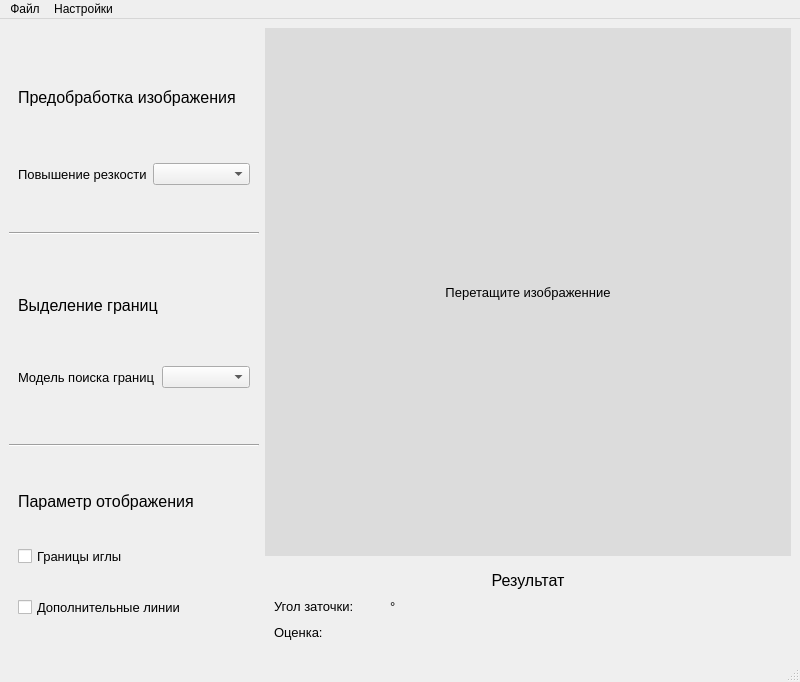
<?xml version="1.0" encoding="UTF-8"?>
<ui version="4.0">
 <class>MainWindow</class>
 <widget class="QMainWindow" name="MainWindow">
  <property name="geometry">
   <rect>
    <x>0</x>
    <y>0</y>
    <width>800</width>
    <height>682</height>
   </rect>
  </property>
  <property name="windowTitle">
   <string>Детекция иглы</string>
  </property>
  <widget class="QWidget" name="centralwidget">
   <layout class="QHBoxLayout" name="horizontalLayout_3">
    <property name="sizeConstraint">
     <enum>QLayout::SetMinimumSize</enum>
    </property>
    <item>
     <layout class="QVBoxLayout" name="verticalLayout">
      <item>
       <widget class="QWidget" name="widget_3" native="true">
        <property name="minimumSize">
         <size>
          <width>250</width>
          <height>0</height>
         </size>
        </property>
        <layout class="QVBoxLayout" name="verticalLayout_3">
         <item>
          <widget class="QLabel" name="label">
           <property name="maximumSize">
            <size>
             <width>16777215</width>
             <height>60</height>
            </size>
           </property>
           <property name="font">
            <font>
             <pointsize>12</pointsize>
             <weight>50</weight>
             <bold>false</bold>
            </font>
           </property>
           <property name="text">
            <string>Предобработка изображения</string>
           </property>
           <property name="wordWrap">
            <bool>true</bool>
           </property>
          </widget>
         </item>
         <item>
          <layout class="QHBoxLayout" name="horizontalLayout_4">
           <item>
            <widget class="QLabel" name="label_5">
             <property name="font">
              <font>
               <pointsize>10</pointsize>
               <stylestrategy>PreferAntialias</stylestrategy>
              </font>
             </property>
             <property name="text">
              <string>Повышение резкости</string>
             </property>
             <property name="wordWrap">
              <bool>true</bool>
             </property>
            </widget>
           </item>
           <item>
            <widget class="QComboBox" name="comboBox_2">
             <property name="cursor">
              <cursorShape>PointingHandCursor</cursorShape>
             </property>
            </widget>
           </item>
          </layout>
         </item>
        </layout>
       </widget>
      </item>
      <item>
       <widget class="Line" name="line_3">
        <property name="orientation">
         <enum>Qt::Horizontal</enum>
        </property>
       </widget>
      </item>
      <item>
       <widget class="QWidget" name="widget_4" native="true">
        <layout class="QVBoxLayout" name="verticalLayout_4">
         <item>
          <widget class="QLabel" name="label_3">
           <property name="maximumSize">
            <size>
             <width>16777215</width>
             <height>30</height>
            </size>
           </property>
           <property name="font">
            <font>
             <pointsize>12</pointsize>
            </font>
           </property>
           <property name="text">
            <string>Выделение границ</string>
           </property>
           <property name="wordWrap">
            <bool>true</bool>
           </property>
          </widget>
         </item>
         <item>
          <layout class="QHBoxLayout" name="horizontalLayout_2">
           <item>
            <widget class="QLabel" name="label_4">
             <property name="font">
              <font>
               <pointsize>10</pointsize>
               <stylestrategy>PreferAntialias</stylestrategy>
              </font>
             </property>
             <property name="text">
              <string>Модель поиска границ</string>
             </property>
             <property name="wordWrap">
              <bool>true</bool>
             </property>
            </widget>
           </item>
           <item>
            <widget class="QComboBox" name="comboBox">
             <property name="cursor">
              <cursorShape>PointingHandCursor</cursorShape>
             </property>
            </widget>
           </item>
          </layout>
         </item>
        </layout>
       </widget>
      </item>
      <item>
       <widget class="Line" name="line_2">
        <property name="orientation">
         <enum>Qt::Horizontal</enum>
        </property>
       </widget>
      </item>
      <item>
       <widget class="QWidget" name="widget_5" native="true">
        <layout class="QVBoxLayout" name="verticalLayout_6">
         <item>
          <widget class="QLabel" name="label_6">
           <property name="maximumSize">
            <size>
             <width>16777215</width>
             <height>30</height>
            </size>
           </property>
           <property name="font">
            <font>
             <pointsize>12</pointsize>
            </font>
           </property>
           <property name="text">
            <string>Параметр отображения</string>
           </property>
           <property name="wordWrap">
            <bool>true</bool>
           </property>
          </widget>
         </item>
         <item>
          <widget class="QCheckBox" name="checkBox">
           <property name="font">
            <font>
             <pointsize>10</pointsize>
            </font>
           </property>
           <property name="cursor">
            <cursorShape>PointingHandCursor</cursorShape>
           </property>
           <property name="text">
            <string>Границы иглы</string>
           </property>
          </widget>
         </item>
         <item>
          <widget class="QCheckBox" name="checkBox_2">
           <property name="font">
            <font>
             <pointsize>10</pointsize>
            </font>
           </property>
           <property name="cursor">
            <cursorShape>PointingHandCursor</cursorShape>
           </property>
           <property name="text">
            <string>Дополнительные линии</string>
           </property>
          </widget>
         </item>
        </layout>
       </widget>
      </item>
     </layout>
    </item>
    <item>
     <layout class="QVBoxLayout" name="verticalLayout_2">
      <property name="sizeConstraint">
       <enum>QLayout::SetDefaultConstraint</enum>
      </property>
      <item>
       <widget class="QWidget" name="image_widget" native="true">
        <property name="sizePolicy">
         <sizepolicy hsizetype="Minimum" vsizetype="Minimum">
          <horstretch>0</horstretch>
          <verstretch>0</verstretch>
         </sizepolicy>
        </property>
        <property name="minimumSize">
         <size>
          <width>450</width>
          <height>450</height>
         </size>
        </property>
        <property name="cursor">
         <cursorShape>ArrowCursor</cursorShape>
        </property>
        <property name="styleSheet">
         <string notr="true">background-color: rgb(220, 220, 220);</string>
        </property>
        <layout class="QVBoxLayout" name="verticalLayout_7">
         <item>
          <widget class="QLabel" name="diamond_image">
           <property name="font">
            <font>
             <pointsize>10</pointsize>
             <stylestrategy>PreferAntialias</stylestrategy>
            </font>
           </property>
           <property name="text">
            <string>Перетащите изображенние</string>
           </property>
           <property name="scaledContents">
            <bool>false</bool>
           </property>
           <property name="alignment">
            <set>Qt::AlignCenter</set>
           </property>
           <property name="wordWrap">
            <bool>true</bool>
           </property>
          </widget>
         </item>
        </layout>
       </widget>
      </item>
      <item>
       <widget class="QWidget" name="widget_2" native="true">
        <property name="sizePolicy">
         <sizepolicy hsizetype="Preferred" vsizetype="Maximum">
          <horstretch>0</horstretch>
          <verstretch>0</verstretch>
         </sizepolicy>
        </property>
        <layout class="QVBoxLayout" name="verticalLayout_5">
         <item>
          <widget class="QLabel" name="label_9">
           <property name="font">
            <font>
             <pointsize>12</pointsize>
            </font>
           </property>
           <property name="text">
            <string>Результат</string>
           </property>
           <property name="alignment">
            <set>Qt::AlignCenter</set>
           </property>
           <property name="wordWrap">
            <bool>true</bool>
           </property>
          </widget>
         </item>
         <item>
          <layout class="QHBoxLayout" name="horizontalLayout_5">
           <item>
            <widget class="QLabel" name="label_10">
             <property name="font">
              <font>
               <pointsize>10</pointsize>
               <stylestrategy>PreferAntialias</stylestrategy>
              </font>
             </property>
             <property name="text">
              <string>Угол заточки:    </string>
             </property>
             <property name="wordWrap">
              <bool>false</bool>
             </property>
            </widget>
           </item>
           <item>
            <widget class="QLabel" name="sharpening_angle">
             <property name="minimumSize">
              <size>
               <width>10</width>
               <height>0</height>
              </size>
             </property>
             <property name="font">
              <font>
               <pointsize>10</pointsize>
               <stylestrategy>PreferAntialias</stylestrategy>
              </font>
             </property>
             <property name="text">
              <string/>
             </property>
             <property name="wordWrap">
              <bool>false</bool>
             </property>
            </widget>
           </item>
           <item>
            <widget class="QLabel" name="label_11">
             <property name="font">
              <font>
               <pointsize>10</pointsize>
               <stylestrategy>PreferAntialias</stylestrategy>
              </font>
             </property>
             <property name="text">
              <string>°</string>
             </property>
             <property name="wordWrap">
              <bool>false</bool>
             </property>
            </widget>
           </item>
           <item>
            <spacer name="horizontalSpacer">
             <property name="orientation">
              <enum>Qt::Horizontal</enum>
             </property>
             <property name="sizeHint" stdset="0">
              <size>
               <width>40</width>
               <height>20</height>
              </size>
             </property>
            </spacer>
           </item>
          </layout>
         </item>
         <item>
          <layout class="QHBoxLayout" name="horizontalLayout_6">
           <item>
            <widget class="QLabel" name="label_12">
             <property name="font">
              <font>
               <pointsize>10</pointsize>
               <stylestrategy>PreferAntialias</stylestrategy>
              </font>
             </property>
             <property name="text">
              <string>Оценка:    </string>
             </property>
             <property name="wordWrap">
              <bool>false</bool>
             </property>
            </widget>
           </item>
           <item>
            <widget class="QLabel" name="sharpening_angle_2">
             <property name="minimumSize">
              <size>
               <width>10</width>
               <height>0</height>
              </size>
             </property>
             <property name="font">
              <font>
               <pointsize>10</pointsize>
               <stylestrategy>PreferAntialias</stylestrategy>
              </font>
             </property>
             <property name="text">
              <string/>
             </property>
             <property name="wordWrap">
              <bool>false</bool>
             </property>
            </widget>
           </item>
           <item>
            <spacer name="horizontalSpacer_2">
             <property name="orientation">
              <enum>Qt::Horizontal</enum>
             </property>
             <property name="sizeHint" stdset="0">
              <size>
               <width>40</width>
               <height>20</height>
              </size>
             </property>
            </spacer>
           </item>
          </layout>
         </item>
        </layout>
       </widget>
      </item>
     </layout>
    </item>
   </layout>
  </widget>
  <widget class="QMenuBar" name="menu_bar">
   <property name="geometry">
    <rect>
     <x>0</x>
     <y>0</y>
     <width>800</width>
     <height>26</height>
    </rect>
   </property>
   <widget class="QMenu" name="file_menu">
    <property name="title">
     <string>Файл</string>
    </property>
    <widget class="QMenu" name="export_meenu">
     <property name="title">
      <string>Экспортировать...</string>
     </property>
     <addaction name="export_pdf"/>
     <addaction name="export_jpg"/>
    </widget>
    <addaction name="import_img"/>
    <addaction name="separator"/>
    <addaction name="export_meenu"/>
    <addaction name="separator"/>
    <addaction name="restart"/>
    <addaction name="separator"/>
    <addaction name="exit_action"/>
   </widget>
   <widget class="QMenu" name="menu">
    <property name="title">
     <string>Настройки</string>
    </property>
   </widget>
   <addaction name="file_menu"/>
   <addaction name="menu"/>
  </widget>
  <widget class="QStatusBar" name="statusbar"/>
  <action name="import_img">
   <property name="text">
    <string>Загрузить изображение</string>
   </property>
  </action>
  <action name="action_4">
   <property name="text">
    <string>Конечное изображение</string>
   </property>
  </action>
  <action name="actiondf">
   <property name="text">
    <string>df'</string>
   </property>
  </action>
  <action name="actiondf_2">
   <property name="text">
    <string>df</string>
   </property>
  </action>
  <action name="export_pdf">
   <property name="text">
    <string>Результат в PDF</string>
   </property>
  </action>
  <action name="export_jpg">
   <property name="text">
    <string>Границы в JPG</string>
   </property>
  </action>
  <action name="restart">
   <property name="text">
    <string>Сбросить</string>
   </property>
  </action>
  <action name="exit">
   <property name="text">
    <string>Выход</string>
   </property>
  </action>
  <action name="exit_action">
   <property name="text">
    <string>Выход</string>
   </property>
  </action>
 </widget>
 <resources/>
 <connections>
  <connection>
   <sender>exit_action</sender>
   <signal>triggered()</signal>
   <receiver>MainWindow</receiver>
   <slot>close()</slot>
   <hints>
    <hint type="sourcelabel">
     <x>-1</x>
     <y>-1</y>
    </hint>
    <hint type="destinationlabel">
     <x>399</x>
     <y>340</y>
    </hint>
   </hints>
  </connection>
 </connections>
</ui>
